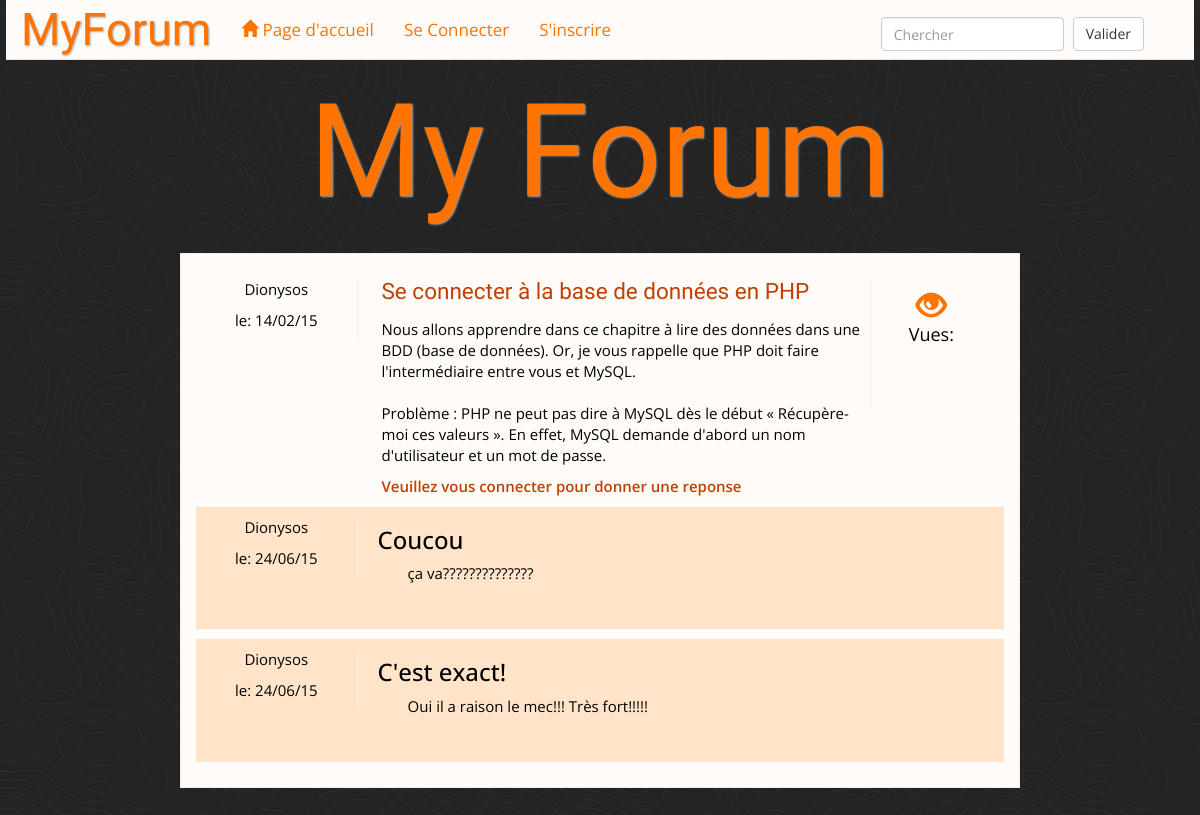
The app's page /users/article.php?id=5 with its own data.
### tables this page shows
CREATE TABLE IF NOT EXISTS `news` (
  `id` int(11) NOT NULL AUTO_INCREMENT,
  `titre` varchar(200) NOT NULL,
  `contenu` text NOT NULL,
  `auteur` varchar(20) NOT NULL,
  `dateajout` datetime NOT NULL,
  `datemodif` datetime NOT NULL,
  PRIMARY KEY (`id`)
);

CREATE TABLE IF NOT EXISTS `users` (
  `id` int(11) NOT NULL AUTO_INCREMENT,
  `login` varchar(100) NOT NULL,
  `password` varchar(250) NOT NULL,
  `date_inscr` datetime NOT NULL,
  `type` varchar(50) NOT NULL,
  `avatar` text NOT NULL,
  `useron` tinyint(4) NOT NULL,
  PRIMARY KEY (`id`)
);

CREATE TABLE IF NOT EXISTS `reponses` (
  `id_reponse` int(11) NOT NULL AUTO_INCREMENT,
  `titre_reponse` varchar(250) NOT NULL,
  `texte_reponse` text NOT NULL,
  `date_ajout_reponse` datetime NOT NULL,
  `date_modif_reponse` datetime NOT NULL,
  `auteur_reponse` int(11) NOT NULL,
  `id_sujet` int(11) NOT NULL,
  PRIMARY KEY (`id_reponse`)
);

### controller/ArticleController.php (called while the page is built, shortened)
<?php
class ArticleController {
    private $manager;
    public function __construct(){
        require_once('f:/wamp/www/blog/modules/ArticleManager.php');
        $this->manager = new ArticleManager($db);
    }
    public function recupUn($id){
        $article = $this->manager->getOne($id);
        return $article;
    }
}

### modules/ArticleManager.php (called while the page is built, shortened)
<?php
require 'f:/wamp/www/blog/modules/Article.php';
class ArticleManager {
    private $db;
    public function __construct($db)
    {
        $this->db = $db;
    }
    public function getOne($id){
        $req = $this->db->query("SELECT * FROM news WHERE id='$id'");
        $req->setFetchMode(PDO::FETCH_ASSOC);
        $data = $req->fetch();
        return new Article($data);
    }
}

### modules/Article.php (called while the page is built, shortened)
<?php
class Article {
    protected $id,
              $titre,
              $contenu,
              $auteur,
              $dateajout,
              $datemodif,
              $vues;
    public function hydrate(array $donnees)
    {
            foreach ($donnees as $key => $value)
            {
                    $method = 'set'.ucfirst($key);
            }
    }
    public function getTitre(){ return $this->titre; }
    public function getContenu(){ return $this->contenu; }
    public function getAuteur(){ return $this->auteur; }
    public function getDateajout(){ return $this->dateajout; }
    public function setTitre($titre){ $this->titre = $titre; }
    public function setContenu($contenu){ $this->contenu = $contenu; }
    public function setAuteur($auteur){ $this->auteur = $auteur; }
    public function setDateajout($dateajout){ $this->dateajout = $dateajout; }
}

### controller/LoginController.php (called while the page is built, shortened)
<?php
class LoginController {
    private $manager;
    public function __construct(){
        require_once('f:/wamp/www/blog/modules/LoginManager.php');
        $this->manager = new LoginManager($db);
    }
    public function showAuteur($id) {
        $nom = $this->manager->getAuthor($id);
        return $nom;
    }
}

### modules/LoginManager.php (called while the page is built, shortened)
<?php
class LoginManager {
     private $db;
    public function __construct($db){
        $this->db = $db;
    }
    public function getAuthor($id){
        $req = $this->db->query("SELECT login FROM users WHERE id='$id'");
        $data = $req->fetchColumn();
        return $data;
    }
}

### controller/ReponseController.php (called while the page is built, shortened)
<?php
class ReponseController {
    private $manager;
    public function __construct(){
        require_once('f:/wamp/www/blog/modules/ReponseManager.php');
        $this->manager = new ReponseManager($db);
    }
    public function recupReponses($idsujet){
        $reponses = $this->manager->getAllReponses($idsujet);
        return $reponses;
    }
}

### modules/ReponseManager.php (called while the page is built, shortened)
<?php
require 'f:/wamp/www/blog/modules/Reponse.php';
class ReponseManager {
    private $db;
    public function __construct($db)
    {
        $this->db = $db;
    }
    public function getAllReponses($idsujet){
        $req = $this->db->query("SELECT * FROM reponses WHERE id_sujet='$idsujet' ORDER BY date_ajout_reponse DESC");
        $req->setFetchMode(PDO::FETCH_ASSOC);
        $liste = $req->fetchAll();
        $data = array();
        foreach($liste as $reponseToCreate){
            array_push($data, new Reponse($reponseToCreate));
        }
        return $data;
    }
}

### modules/Reponse.php (called while the page is built, shortened)
<?php
class Reponse {
    protected $id_reponse,
              $titre_reponse,
              $texte_reponse,
              $date_ajout_reponse,
              $date_modif_reponse,
              $auteur_reponse,
              $id_sujet,
              $lu_reponse;
    public function hydrate(array $donnees)
    {
            foreach ($donnees as $key => $value)
            {
                    $method = 'set'.ucfirst($key);
            }
    }
    public function getId(){ return $this->id_reponse; }
    public function getTitre(){ return $this->titre_reponse; }
    public function getTexte(){ return $this->texte_reponse; }
    public function getDateajout(){ return $this->date_ajout_reponse; }
    public function getAuteur(){ return $this->auteur_reponse; }
    public function setId_reponse($id_reponse){ $this->id_reponse = $id_reponse; }
    public function setTitre_reponse($titre_reponse){ $this->titre_reponse = $titre_reponse; }
    public function setTexte_reponse($texte_reponse){ $this->texte_reponse = $texte_reponse; }
    public function setDate_ajout_reponse($date_ajout_reponse){ $this->date_ajout_reponse = $date_ajout_reponse; }
    public function setAuteur_reponse($auteur_reponse){ $this->auteur_reponse = $auteur_reponse; }
}

### commun/reponses.php (the view, shortened to what this page needs)
<?php
foreach ($reponses as $reponse):
$auteur = $ctrl->showAuteur($reponse->getAuteur());
echo '<div class="reponse">'
    . '<aside id="userinfos">';
        echo '<p>'.$auteur.' </p>'
                . '<p>le: '.date('d/m/y',  strtotime($reponse->getDateajout())).'</p>'
    . '</aside>'
    . '<div class="artinfos">'
           . '<h3 id='.$reponse->getId().'>'.$reponse->getTitre().'</h3>'
                .'<p class="reptexte">'.nl2br($reponse->getTexte()).'</p>';
           echo '</div>'
                . '</div>';
endforeach;

### commun/userinfo.php (shortened to what this page needs)
<aside id="userinfos">
    <?php
    $auteur = $ctrl->showAuteur($article->getAuteur());
    ?>
    <p> <?php echo $auteur; ?> </p>
    <p><?php
        if(isset($_GET['id'])){
            echo 'le: '.date('d/m/y',  strtotime($article->getDateajout()));
        }
    ?> </p>
</aside>

### commun/showarticle.php
<?php
include '../commun/userinfo.php';
 echo '<div class="artinfos">'
        . '<h3 class="topic">'.$article->getTitre().'</h3>',
            '<p>'.nl2br($article->getContenu()).'</p>'
         . '<p><span class="st_facebook"></span>
            <span class="st_googleplus"></span>
            <span class="st_twitter"></span>
            <span class="st_email"></span>
            <span class="st_sharethis"></span></p>';
          if(isset($_SESSION['id'])){
           echo '<p class="rep"><a id="reponseform" href="">Reponse</a></p>';
           if(isset($_SESSION['id']) && $_SESSION['type']=="administrateur"){
              echo '<a href="../router.php?ctrl=Article&func=deleteArticle&id='.$article->getId().'">Supprimer</a>';
          }
        }
          else{
              echo '<p class="rep">Veuillez vous connecter pour donner une reponse</p>';
          }
    echo "</div>";

### css/style.css (style rules this page uses)
html { position: relative; min-height: 100%; }
body { margin: 0 0 100px; }
body { line-height: 1.4em; font-family: 'Open Sans'; margin: 0; background: url(../img/bg.png) repeat; color: #FF7400; font-size: 15px; background-attachment: fixed; }
.reponse { background-color: rgba(255, 126, 0, 0.19); margin: 0 auto 10px; }
.rep { color: #BE4100; font-weight: 600; display: inline-block; }
.reptexte { margin-bottom: 45px; padding-left: 30px; }
.topic { font-family: 'Amaranth', sans-serif; font-size: 1.5em; margin: 10px 0 15px; color: #BE4100; font-weight: 500; }
#userinfos { display: inline-block; width: 20%; text-align: center; border-right: 1px groove #FFEEE2; margin-right: 20px; margin-top: 10px; }
.artinfos { display: inline-block; width: 60%; vertical-align: top; }

### records on screen
news: auteur.login "Dionysos", dateajout "14/02/15", titre "Se connecter à la base de données en PHP", contenu "Nous allons apprendre dans ce chapitre à lire des données dans une BDD (base de données). Or, je vous rappelle que PHP doit faire l'intermédiaire entre vous et MySQL. Problème : PHP ne peut pas dire à MySQL dès le début « Récupère-moi ces valeurs ». En effet, MySQL demande d'abord un nom d'utilisateur et un mot de passe."
reponses: auteur_reponse.login "Dionysos", date_ajout_reponse "24/06/15", titre_reponse "Coucou", texte_reponse "ça va??????????????"
reponses: auteur_reponse.login "Dionysos", date_ajout_reponse "24/06/15", titre_reponse "C'est exact!", texte_reponse "Oui il a raison le mec!!! Très fort!!!!!"
